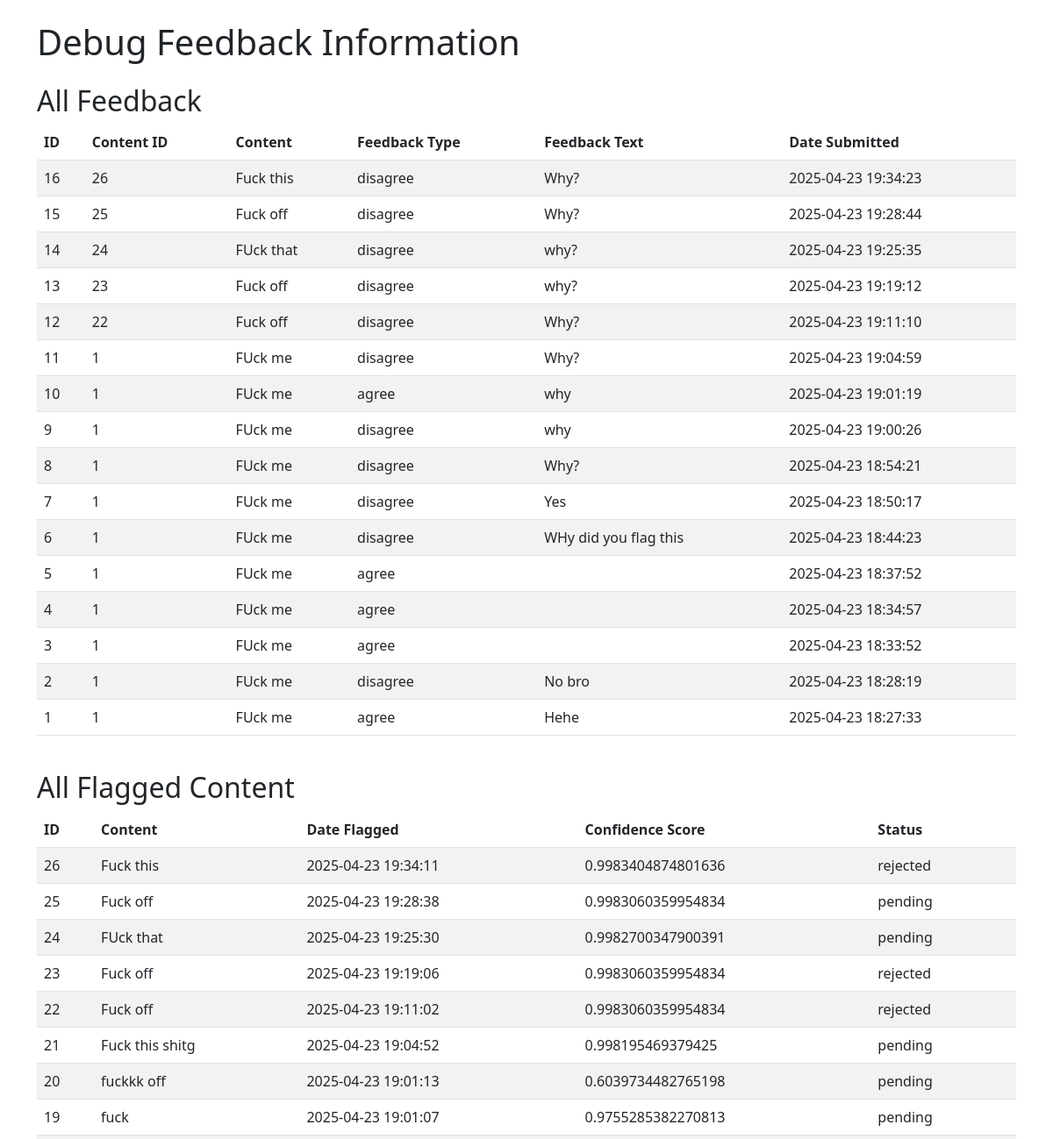
/debug/feedback (signed in, upper part), run on an earlier commit of the app's database.
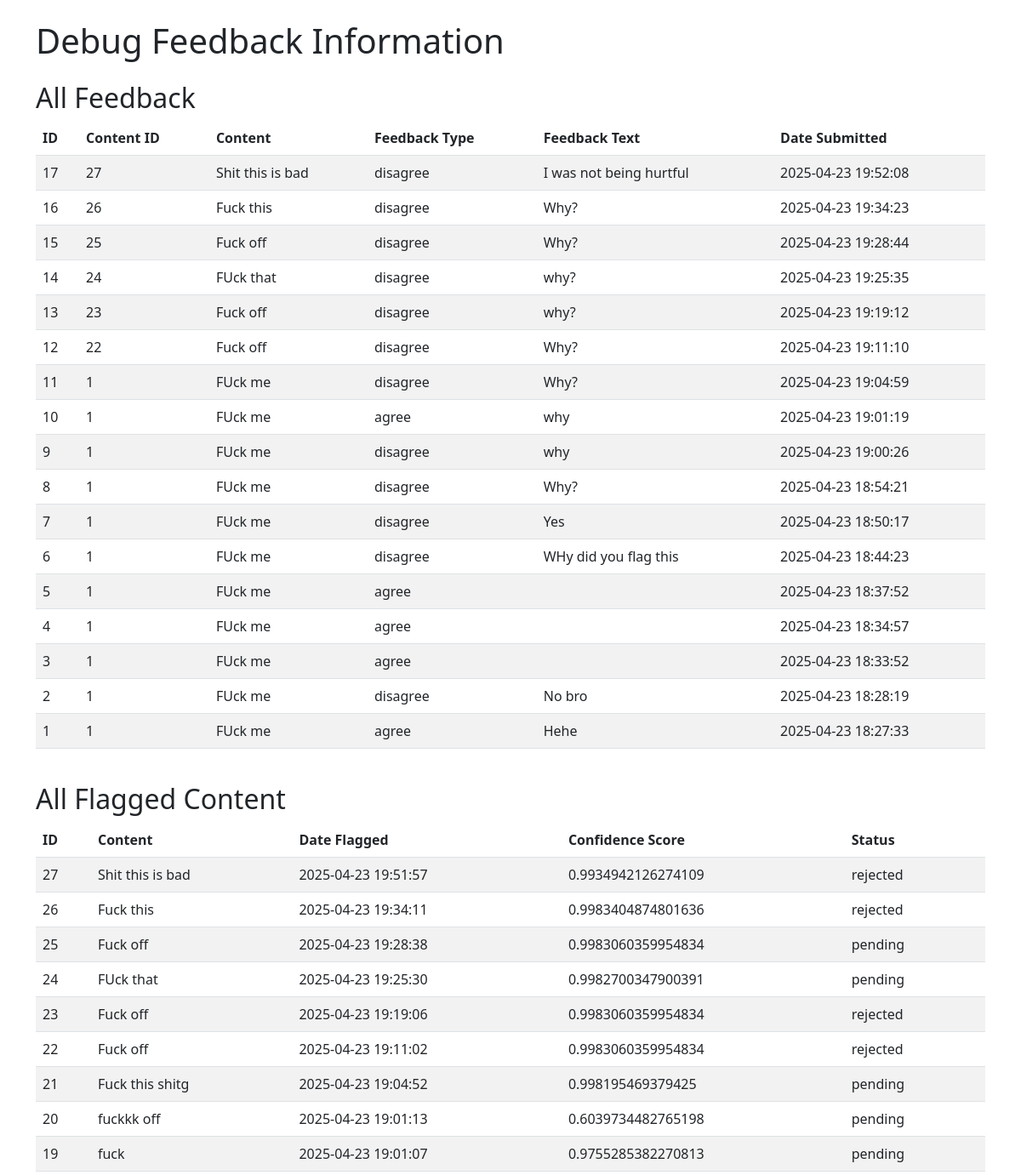
And on a later commit of the database.
### tables this page shows
CREATE TABLE feedback
                 (id INTEGER PRIMARY KEY AUTOINCREMENT,
                  content_id INTEGER NOT NULL,
                  user_feedback TEXT NOT NULL,
                  feedback_text TEXT,
                  date_submitted TIMESTAMP DEFAULT CURRENT_TIMESTAMP,
                  FOREIGN KEY (content_id) REFERENCES flagged_content(id));

CREATE TABLE flagged_content
                 (id INTEGER PRIMARY KEY AUTOINCREMENT,
                  content TEXT NOT NULL,
                  date_flagged TIMESTAMP DEFAULT CURRENT_TIMESTAMP,
                  confidence_score REAL,
                  status TEXT DEFAULT 'pending',
                  admin_notes TEXT,
                  admin_action TEXT,
                  action_date TIMESTAMP);

### app.py (the view)
@app.route('/debug/feedback')
@login_required
def debug_feedback():
    conn = sqlite3.connect('moderation.db')
    c = conn.cursor()
    c.execute('''SELECT f.*, fc.content
                FROM feedback f
                JOIN flagged_content fc ON f.content_id = fc.id
                ORDER BY f.date_submitted DESC''')
    feedback = c.fetchall()
    c.execute('SELECT * FROM flagged_content ORDER BY date_flagged DESC')
    content = c.fetchall()
    conn.close()
    return render_template('debug_feedback.html',
                         feedback=feedback,
                         content=content)

### app.py (called while the page is built)
def login_required(f):
    @wraps(f)
    def decorated_function(*args, **kwargs):
        if 'admin_logged_in' not in session:
            return redirect(url_for('admin_login'))
        return f(*args, **kwargs)
    return decorated_function

### templates/debug_feedback.html (shortened to what this page needs)
<!DOCTYPE html>
<html lang="en">
<head>
    <link href="https://cdn.jsdelivr.net/npm/bootstrap@5.3.0/dist/css/bootstrap.min.css" rel="stylesheet">
</head>
<body>
    <div class="container mt-4">
        <h1>Debug Feedback Information</h1>
        <h2 class="mt-4">All Feedback</h2>
        <div class="table-responsive">
            <table class="table table-striped">
                <thead>
                    <tr>
                        <th>ID</th>
                        <th>Content ID</th>
                        <th>Content</th>
                        <th>Feedback Type</th>
                        <th>Feedback Text</th>
                        <th>Date Submitted</th>
                    </tr>
                </thead>
                <tbody>
                    {% for f in feedback %}
                    <tr>
                        <td>{{ f[0] }}</td>
                        <td>{{ f[1] }}</td>
                        <td>{{ f[5] }}</td>
                        <td>{{ f[2] }}</td>
                        <td>{{ f[3] }}</td>
                        <td>{{ f[4] }}</td>
                    </tr>
                    {% endfor %}
                </tbody>
            </table>
        </div>
        <h2 class="mt-4">All Flagged Content</h2>
        <div class="table-responsive">
            <table class="table table-striped">
                <thead>
                    <tr>
                        <th>ID</th>
                        <th>Content</th>
                        <th>Date Flagged</th>
                        <th>Confidence Score</th>
                        <th>Status</th>
                    </tr>
                </thead>
                <tbody>
                    {% for c in content %}
                    <tr>
                        <td>{{ c[0] }}</td>
                        <td>{{ c[1] }}</td>
                        <td>{{ c[2] }}</td>
                        <td>{{ c[3] }}</td>
                        <td>{{ c[4] }}</td>
                    </tr>
                    {% endfor %}
                </tbody>
            </table>
        </div>
    </div>
</body>
</html>

What changed in the data, as far as the page shows it:
added feedback: id "17", content "27", content "Shit this is bad", user_feedback "disagree", feedback_text "I was not being hurtful", date_submitted "2025-04-23 19:52:08"
added flagged_content: id "27", content "Shit this is bad", date_flagged "2025-04-23 19:51:57", confidence_score "0.9934942126274109", status "rejected"
